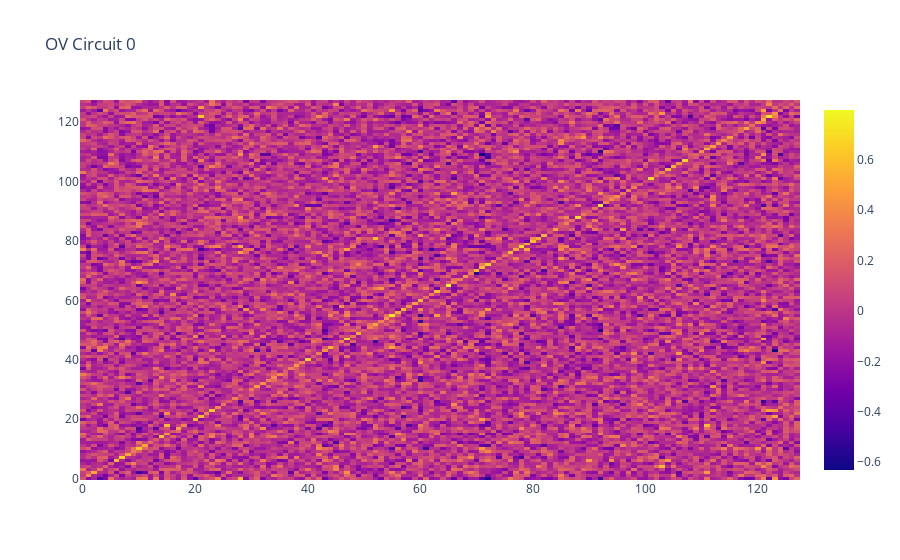

Notebook code cell kept with this figure:
### Code cell
for head in range(h):
    # view OV circuit
    ov_circuit = model.cache["W_E"] @ model.layers[0].attn.layer_fn.cache['W_OV'][head].T @ model.cache["W_U"].T # (vocab_size, vocab_size)
    plotly_fig = go.Figure(data=go.Heatmap(z=ov_circuit.numpy()))
    plotly_fig.update_layout(title=f'OV Circuit {head}')
    pyo.iplot(plotly_fig)

### Figure 1 — Plotly figure (JSON) as saved in the notebook; plotly's stock layout.template omitted (floating-point values rounded to 4 significant figures; data arrays with more than 128 entries replaced by an {"elided": "..."} marker saying what was removed)
{"data": [{"type": "heatmap", "z": {"elided": "128x128 float values"}}], "layout": {"title": {"text": "OV Circuit 0"}}}
